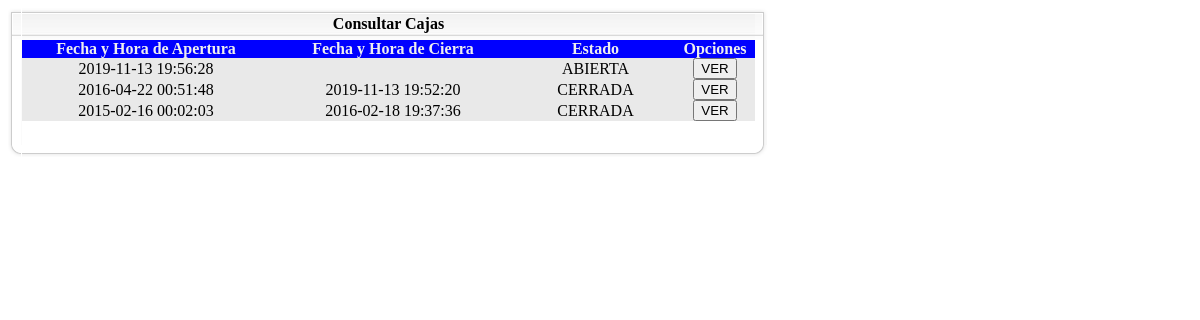
Page /consultar_cajas.php on the committed database.
### tables this page shows
CREATE TABLE IF NOT EXISTS `caja` (
  `id_caja` int(11) NOT NULL AUTO_INCREMENT,
  `fecha_ap` datetime DEFAULT NULL,
  `fecha_ci` datetime DEFAULT NULL,
  `estado` varchar(11) NOT NULL,
  PRIMARY KEY (`id_caja`)
);

### consultar_cajas.php (the view, shortened to what this page needs)
<?php require_once('Connections/conexion.php'); ?>
<?php
$maxRows_cajas = 20;
$pageNum_cajas = 0;
$startRow_cajas = $pageNum_cajas * $maxRows_cajas;
$query_cajas = "SELECT * FROM caja order by fecha_ap desc";
$query_limit_cajas = sprintf("%s LIMIT %d, %d", $query_cajas, $startRow_cajas, $maxRows_cajas);
$cajas = mysql_query($query_limit_cajas, $conexion) or die(mysql_error());
$row_cajas = mysql_fetch_assoc($cajas);
if (isset($_GET['totalRows_cajas'])) {
  $totalRows_cajas = $_GET['totalRows_cajas'];
} else {
  $all_cajas = mysql_query($query_cajas);
  $totalRows_cajas = mysql_num_rows($all_cajas);
}
$totalPages_cajas = ceil($totalRows_cajas/$maxRows_cajas)-1;
?>
<!DOCTYPE html PUBLIC "-//W3C//DTD XHTML 1.0 Transitional//EN" "http://www.w3.org/TR/xhtml1/DTD/xhtml1-transitional.dtd">
<html xmlns="http://www.w3.org/1999/xhtml">
<head>
<link href="css.css" rel="stylesheet" type="text/css" />
</head>
<body vlink="0">
<table border="0" cellpadding="0" cellspacing="0" width="760" >
  <tbody>
    <tr>
      <td align="left" height="1"><img src="imagenes/vc_esq_izq_sup.gif" alt="7" height="32" width="13" /></td>
      <td colspan="4" align="center" valign="center" background="imagenes/v_back_sup.jpg" class="tituloDOSE_3"><span class="negrita">Consultar Cajas</span></td>
      <td align="right" height="1" width="13"><img src="imagenes/vc_esq_der_sup.gif" alt="6" height="32" width="13" /></td>
    </tr>
    <tr align="center" class="centrar">
      <td background="imagenes/v_back_izq.gif" height="1">&nbsp;</td>
      <td width="248"  valign="baseline" bgcolor="#0000FF"class="negrita">Fecha y Hora de Apertura</td>
      <td width="246" valign="baseline" bgcolor="#0000FF" class="negrita">
      <label for="tipo2">Fecha y Hora de Cierra</label></td>
      <td width="159" valign="baseline" bgcolor="#0000FF" class="negrita">Estado</td>
      <td width="80" valign="baseline" bgcolor="#0000FF" class="negrita">Opciones</td>
      <td background="imagenes/v_back_der.gif">&nbsp;</td>
    </tr>
    <?php do { ?>
      <tr class="trListaBody" onclick="mClk(this, 'registro');" id="<?php echo $row_prod['id_productos']; ?>">
        <td background="imagenes/v_back_izq.gif" height="1">&nbsp;</td>
        <td align="center" ><?php echo $row_cajas['fecha_ap']; ?></td>
        <td align="center"><?php echo $row_cajas['fecha_ci']; ?></td>
        <td align="center"><?php echo $row_cajas['estado']; ?></td>
        <td align="center"><a  href="Ver_Caja.php?id=<?php echo $row_cajas['id_caja']; ?>"><input type="button"  value="VER" /></a></td>
        <td background="imagenes/v_back_der.gif">&nbsp;</td>
      </tr>
      <?php } while ($row_cajas = mysql_fetch_assoc($cajas)); ?>
    <tr>
      <td background="imagenes/v_back_izq.gif" height="1" width="14"><img src="imagenes/v_back_izq.gif" alt="3" height="2" width="13" /></td>
      <td colspan="4" class="tituloDOSE_2">&nbsp;
        <table border="0" align="center">
          <tr>
            <td><?php if ($pageNum_cajas > 0) {  ?>
                <?php }  ?></td>
            <td><?php if ($pageNum_cajas > 0) {  ?>
                <?php }  ?></td>
            <td><?php if ($pageNum_cajas < $totalPages_cajas) {  ?>
                <?php }  ?></td>
            <td><?php if ($pageNum_cajas < $totalPages_cajas) {  ?>
                <?php }  ?></td>
          </tr>
      </table></td>
      <td background="imagenes/v_back_der.gif" width="13">&nbsp;</td>
    </tr>
    <tr>
      <td align="left" height="1" width="14"><img src="imagenes/v_esq_izq_inf.gif" alt="5" height="12" width="13" /></td>
      <td height="1" colspan="4" background="imagenes/v_back_inf.gif"><img src="imagenes/v_back_inf.gif" alt="2" height="12" width="2" /></td>
      <td align="right" height="1" width="13"><img src="imagenes/v_esq_der_inf.gif" alt="4" height="12" width="13" /></td>
    </tr>
  </tbody>
</table>
</body>
</html>

### css.css (style rules this page uses)
.negrita { font-weight: bold; }
.trListaBody { background-color:#E9E9E9; }

### consultar_cajas.php (style rules this page uses)
.centrar { text-align: center; color:#EFEFEF; }
a { text-decoration:none }

### rows in the picture
caja: fecha_ap "2019-11-13 19:56:28", estado "ABIERTA"
caja: fecha_ap "2016-04-22 00:51:48", fecha_ci "2019-11-13 19:52:20", estado "CERRADA"
caja: fecha_ap "2015-02-16 00:02:03", fecha_ci "2016-02-18 19:37:36", estado "CERRADA"
